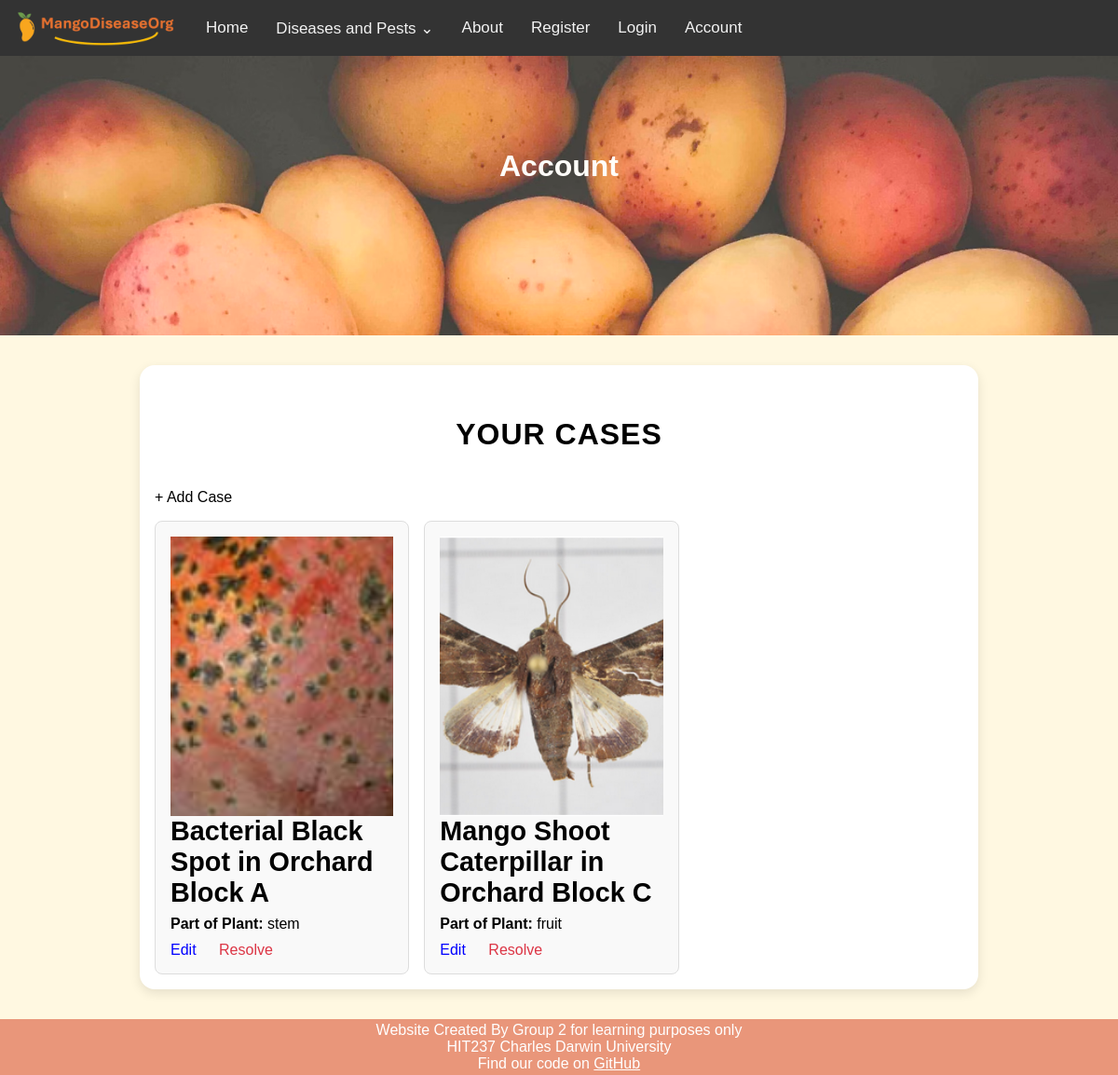
/cases/ (signed in), run on an earlier commit of the app's database.
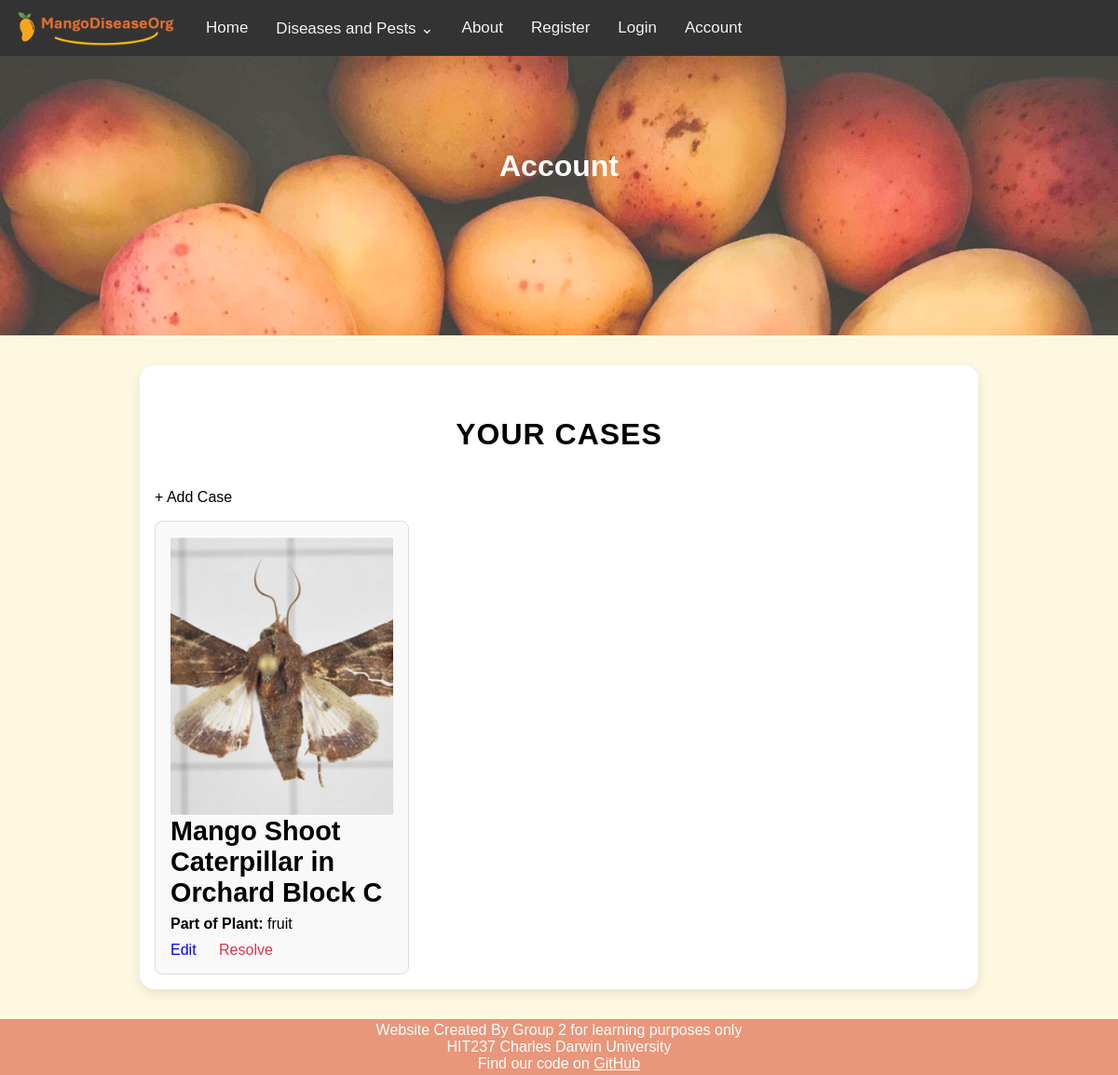
And on a later commit of the database.
### mango_disease_app/models.py (models this page shows, shortened)
class Case(models.Model):
    STATUS = [
        ('active', 'Active'),
        ('resolved', 'Resolved'),
    ]
    PLANT_PARTS = [
        ('leaf', 'Leaf'),
        ('stem', 'Stem'),
        ('fruit', 'Fruit'),
    ]
    disease = models.ForeignKey(
        Disease,
        on_delete=models.CASCADE,
        null=True
    )
    orchard = models.ForeignKey(
        Orchard,
        on_delete=models.CASCADE,
        null=True
    )
    status = models.CharField(choices=STATUS, max_length=8, default=STATUS[0][1], null=True)
    partOfPlant = models.CharField(choices=PLANT_PARTS, max_length=5, null=True)

class Disease(models.Model):
    DISEASE_TYPES = [
        ('pest', 'Pest'),
        ('disease', 'Disease')
    ]
    diseaseName = models.CharField(max_length=255)
    type = models.CharField(choices=DISEASE_TYPES, max_length=7, default=DISEASE_TYPES[1][1])
    severity = models.IntegerField(validators=[validators.MinValueValidator(0),validators.MaxValueValidator(10)])
    spreadability = models.IntegerField(validators=[validators.MinValueValidator(0),validators.MaxValueValidator(10)])
    shortDescription = models.TextField()
    longDescription = models.TextField()
    controlMethod = models.TextField()
    image = models.ImageField(upload_to="disease_images/", default="disease_images/default.JPG")

class Orchard(models.Model):
    orchardName = models.CharField(max_length=255)
    noTreesRow = models.IntegerField()
    noTreesColumn = models.IntegerField()
    area = models.IntegerField(validators=[validators.MinValueValidator(0)])
    variety = models.ForeignKey(
        Variety,
        on_delete=models.PROTECT
    )
    location = models.ForeignKey(
        Location,
        on_delete=models.PROTECT
    )
    user = models.ForeignKey(
        User,
        on_delete=models.CASCADE,  # If a user is deleted, delete the orchard too
    )

### mango_disease_app/views.py (the view)
# urls.py: re_path(r'^cases/$', views.cases, name='cases'),
def cases(request):
    cases = Case.objects.filter(orchard__user=request.user)
    return render(request, 'mango_disease_app/cases.html', {
        'cases': cases,
    })

### mango_disease_app/context_processors.py (called while the page is built)
def disease_menu(request):
    return {'navs': Disease.objects.all()}

### mango_disease_app/templates/mango_disease_app/cases.html (shortened to what this page needs)
{% extends 'mango_disease_app/base.html' %}
{% block page_header %}Account{% endblock %}
{% load static %}
{% block content %}
<h2>Your cases</h2>
<a href="{% url 'new_case' %}" class="new-button">+ Add Case</a>
{% if cases %}
<div class="orchard-grid">
    {% for case in cases %}
        <div class="orchard-card">
            <div class="image-wrapper">
                <img class="author_img" src="{{ case.disease.image.url|default:"diseasse_images/defualt.png" }}">
            </div>
            <h3 class="orchard-name">{{ case.disease.diseaseName }} in {{ case.orchard.orchardName}}</h3>
            <p><strong>Part of Plant:</strong> {{ case.partOfPlant }}</p>
            <div class="card-actions">
                <a href="{% url 'records' case.id %}" class="action-link">Edit</a>
                <a href="{% url 'account' %}" class="action-link delete-link" onclick="return confirm('Delete this orchard?');">Resolve</a>
            </div>
        </div>
    {% endfor %}
</div>
{% else %}
    <p>No orchards added yet.</p>
{% endif %}
{% endblock %}

### mango_disease_app/templates/mango_disease_app/base.html (shortened to what this page needs)
{% load static %}
<!DOCTYPE html>
<html lang="en">
<head>
    <link rel="stylesheet" href="{% static 'css/styles.css' %}">
    <link rel="stylesheet" href="{% static 'css/form.css' %}">
    <link rel="stylesheet" href="{% static 'css/account.css' %}">
    <link rel="stylesheet" href="{% static 'css/orchard.css' %}">
</head>
<body>
    {% include "mango_disease_app/patterns/navbar_large.html" %}
    <header class='header'>
        <h1>{% block page_header %}Mango Diseases{% endblock %}</h1>
    </header>
    <main>
        <div class="main-container">
            {% block content %}{% endblock %}
        </div>
    </main>
    <footer>
        <p>Website Created By Group 2 for learning purposes only</p>
        <p>HIT237 Charles Darwin University</p>
        <p>Find our code on <a style="color: white; text-decoration: underline;" href="https://github.com/frank-895/mango_disease_web_app/">GitHub</a></p>
    </footer>
</body>
</html>

### mango_disease_app/templates/mango_disease_app/patterns/navbar_large.html (shortened to what this page needs)
{% load static %}
<nav class="large-nav">
    <a href="{% url 'home' %}" class="nav-item img-logo"><img class="logo" src="{% static 'images/logo.png' %}"></a>
    <a href="{% url 'home' %}" class="nav-item">Home</a>
    <div class="dropdown nav-item">
        <a href="{% url 'diseases' %}" class="dropdown-button">Diseases and Pests ⌄</a>
    </div>
    <a href="{% url 'about' %}" class="nav-item">About</a>
    <a href="{% url 'register' %}" class="nav-item">Register</a>
    <a href="{% url 'userlogin' %}" class="nav-item">Login</a>
    <a href="{% url 'account' %}" class="nav-item">Account</a>
</nav>

### mango_disease_app/templates/mango_disease_app/patterns/navbar_small.html (shortened to what this page needs)
{% load static %}

### mango_disease_app/static/css/styles.css (style rules this page uses)
* { margin: 0; padding: 0; font-family: Arial; }
body { min-height: 100vh; display: flex; flex-direction: column; background-color: #fff8e1; }
main { flex-grow: 1; }
a { text-decoration: none; color: black }
.main-container { background-color: white; color: black; margin: 2rem auto; padding: 1rem; border-radius: 1rem; box-shadow: 0 4px 12px rgba(0, 0, 0, 0.1); width: 90vw; max-width: 900px; min-height: 80vh; }
.large-nav { display: block; }
nav { background-color: #333; flex-wrap: nowrap; height: 60px; display: flex; align-items: center; position: relative; z-index: 10; }
.nav-item { float: left; display: flex; align-items: center; height:100%; padding: 0px 15px; text-decoration: none; white-space: nowrap; color: #f2f2f2; text-align: center; font-size: 17px; }
nav .logo { height: 40px; }
.dropdown { position: relative; display: flex; align-items: center; height: 100%; padding: 0px; }
.dropdown-button { height: 100%; display: flex; align-items: center; padding: 0px 15px; color: #f2f2f2; justify-content: center; }
.dropdown-button, .disease-dropdown li a { transition: 0.2s ease, color 0.2s ease; }
header { background-image: url("../images/header-background.avif"); background-size: cover; height: 300px; opacity: 0.8; position: relative; z-index: 0; }
h1 { color: white; text-align: center; padding: 100px; }
footer { text-align: center; padding: 3px; background-color: DarkSalmon; color: white; }
h2 { font-size: 32px; text-align: center; margin: 40px 0 40px; font-weight: 700; text-transform: uppercase; letter-spacing: 1px; }
.author_img { width: 100%; height: 300px; object-fit: cover; }
.image-wrapper { position: relative; width: 100%; height: 300px; }
.logo { max-width: 100%; height: auto; margin: 0 auto; }

### mango_disease_app/static/css/form.css (style rules this page uses)
*, *::before, *::after { box-sizing: border-box; }

### mango_disease_app/static/css/orchard.css (style rules this page uses)
.orchard-grid { display: flex; flex-wrap: wrap; gap: 1em; margin-top: 1em; }
.orchard-card { background: #f9f9f9; border: 1px solid #ddd; padding: 1em; border-radius: 8px; width: calc(33.33% - 1em); }
.card-actions { margin-top: 0.5em; }
.orchard-name { font-size: 1.8em; font-weight: bold; margin-bottom: 8px; }
.card-actions { margin-top: 10px; }
.action-link { color: blue; text-decoration: none; margin-right: 20px; font-weight: 500; }
.delete-link { color: #dc3545; }

What changed in the data, as far as the page shows it:
removed Case: disease.image (picture), disease.diseaseName "Bacterial Black Spot", orchard.orchardName "Orchard Block A", partOfPlant "stem"
